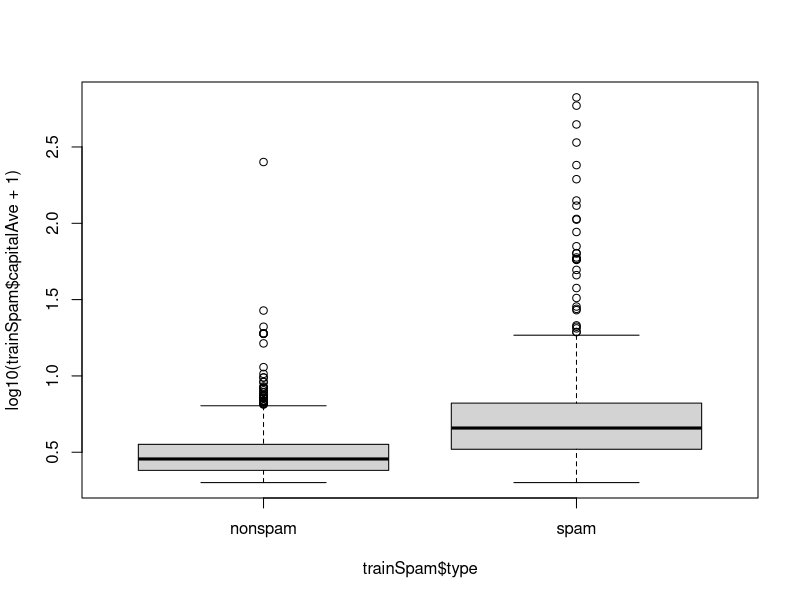
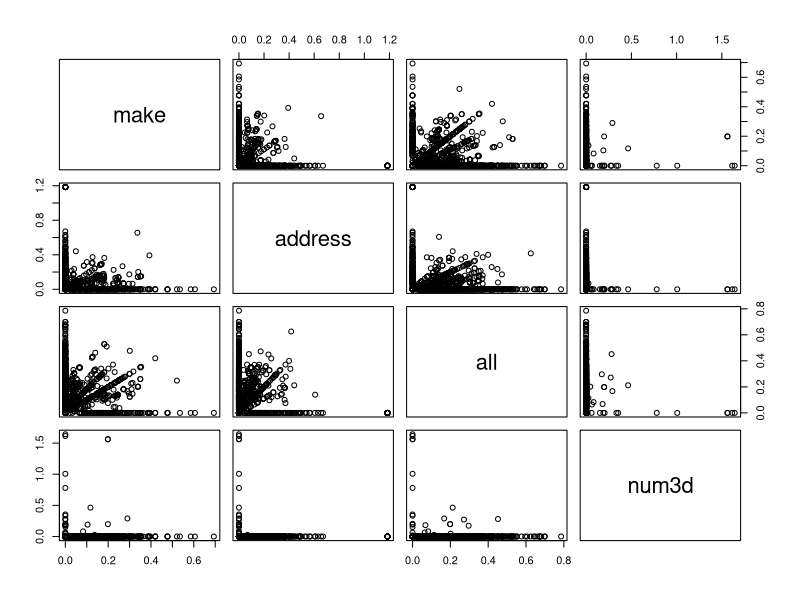
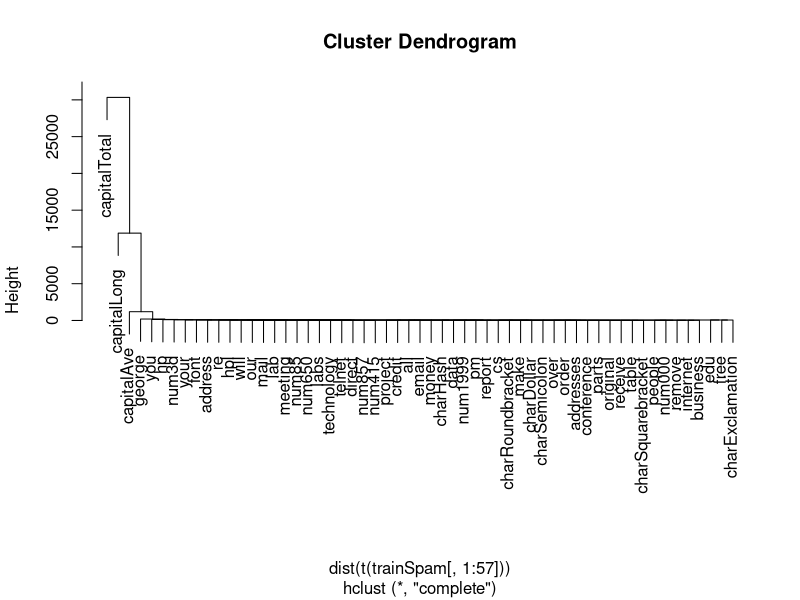
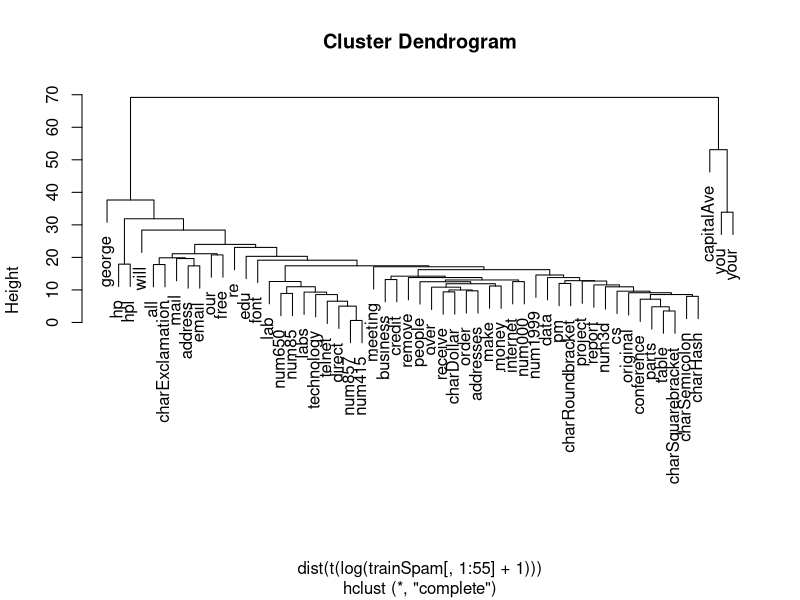

Reproduce these figures in R, in order.
#Installing kernlab package and getting Spam dataset - http://www.inside-r.org/packages/cran/kernlab/docs/spam
install.packages("kernlab") 
library(kernlab)
data(spam)
str(spam[,1:5])

set.seed(100) #Same results produced each rep
trainIndicator = rbinom(4601,size=1,prob = 0.5) #create int vector of 4601 values of values 0 and 1, probability 0.5 for each
table(trainIndicator)
str(trainIndicator)

trainSpam=spam[trainIndicator==1,] #split 1s into trainset
testSpam=spam[trainIndicator==0,] #split 0s into testset

names(trainSpam) #names of the columns

table(trainSpam$type)
table(testSpam$type)

plot(log10(trainSpam$capitalAve+1)~trainSpam$type) #Capital used Average (Y axis) vs Result (spam/ham)

plot(log10(trainSpam[,1:4]+1)) #plot of variables (factors) with each other

hCluster=hclust(dist(t(trainSpam[,1:57]))) #cluster dendogram
plot(hCluster)

hCluster1=hclust(dist(t(log(trainSpam[,1:55]+1)))) #log10 + 1 of factors
plot(hCluster1)

trainSpam$numType <- as.numeric(trainSpam$type)-1 #create a generalized linear model, find least cvError for which variable.
costfunction<-function(x,y) sum(x!=(y>0.5))
cvError <- rep(NA,55)
library(boot)
for(i in 1:55){
  lmFormula = reformulate(names(trainSpam[i]), response = "numType")
  glmFit = glm(lmFormula,family="binomial",data=trainSpam)
  cvError[i]=cv.glm(trainSpam,glmFit, costfunction,2)$delta[2]
}

names(trainSpam[which.min(cvError)]) #which variable has minumum cvError?
                 
predictionModel=glm(numType~charDollar,family="binomial",data=trainSpam)
#using best group model (no. of dollar signs)

predictionTest=predict(predictionModel,testSpam) #make predictions on test set
predictedSpam=rep("nonspam",dim(testSpam)[1]) #New vector that stores whether spam/nonspam

predictedSpam[predictionModel$fitted>0.5]="spam" #greater than 0.5 probability, is classified spam

table(predictedSpam,testSpam$type) # a 22 percent error rate in classifications
                  
